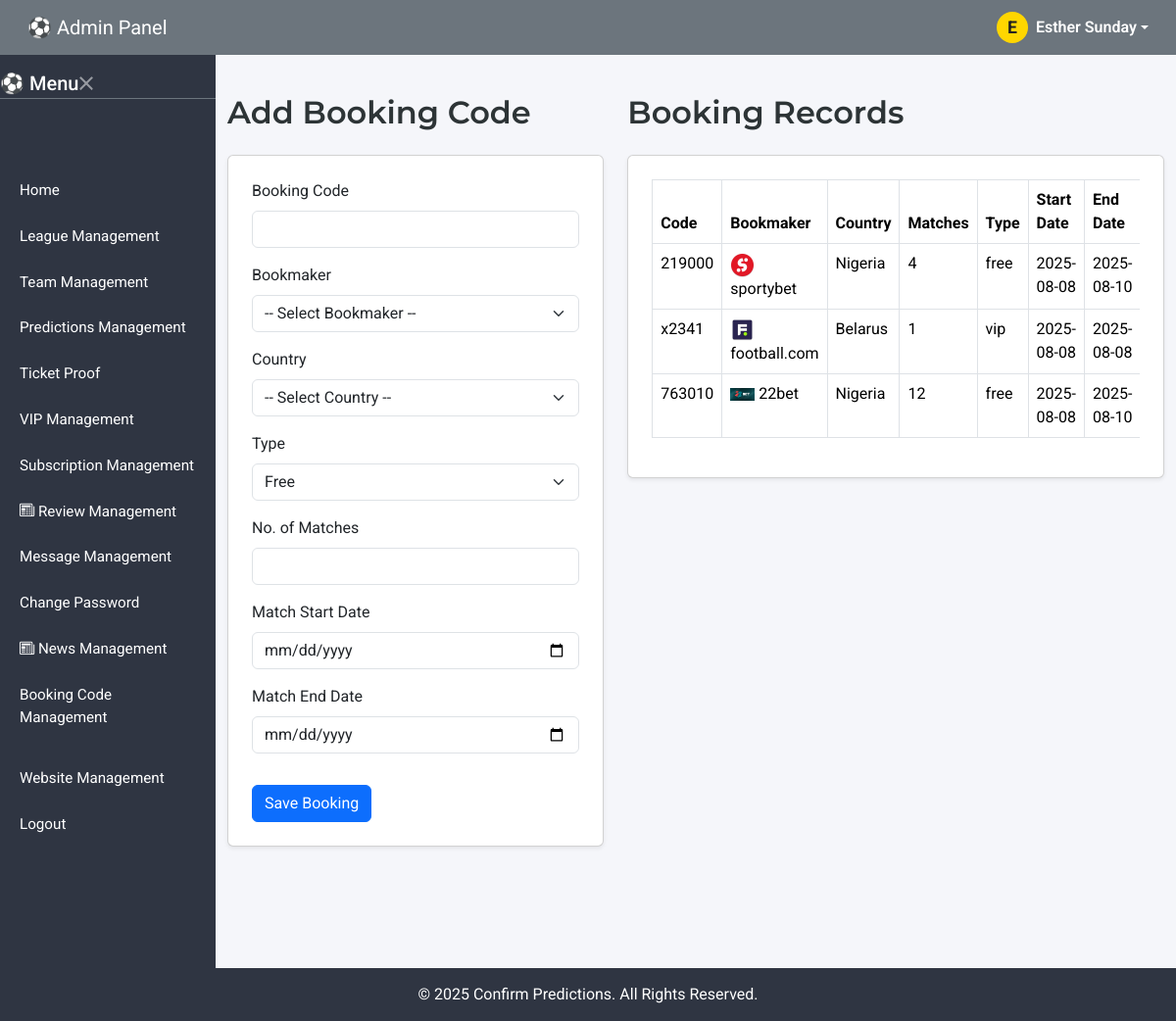
The page /Admin/add-booking.php (signed in) on the database its author committed.
### tables this page shows
CREATE TABLE `users` (
  `id` int(11) NOT NULL,
  `full_name` varchar(100) DEFAULT NULL,
  `email` varchar(100) NOT NULL,
  `phone` varchar(20) DEFAULT NULL,
  `password_hash` varchar(255) NOT NULL,
  `role` enum('admin','vip') DEFAULT 'vip',
  `status` enum('active','inactive','banned') DEFAULT 'active',
  `image` text DEFAULT 'uploadImage/Profile/default.png',
  `country` varchar(20) DEFAULT NULL,
  `wallet_balance` decimal(10,0) NOT NULL,
  `created_at` timestamp NOT NULL DEFAULT current_timestamp()
);

CREATE TABLE `bookings` (
  `id` int(4) NOT NULL,
  `type` varchar(5) NOT NULL,
  `code` varchar(15) NOT NULL,
  `bookmaker` varchar(25) NOT NULL,
  `country` varchar(25) NOT NULL,
  `no_matches` int(3) NOT NULL,
  `match_start_date` varchar(11) NOT NULL,
  `match_end_date` varchar(11) NOT NULL,
  `created_at` timestamp NOT NULL DEFAULT current_timestamp() ON UPDATE current_timestamp()
);

CREATE TABLE `website_settings` (
  `id` int(11) NOT NULL,
  `site_name` varchar(100) DEFAULT NULL,
  `site_email` varchar(100) DEFAULT NULL,
  `logo` varchar(255) DEFAULT NULL,
  `site_url` varchar(255) DEFAULT NULL,
  `whatsapp_phone` varchar(20) DEFAULT NULL,
  `address` text NOT NULL,
  `phone1` varchar(15) NOT NULL,
  `phone2` varchar(15) NOT NULL,
  `updated_at` timestamp NOT NULL DEFAULT current_timestamp() ON UPDATE current_timestamp(),
  `paystack_secret_key` text NOT NULL,
  `paystack_public_key` text NOT NULL
);

### inc/config.php (called while the page is built, shortened)
<?php
include('../database/connect.php');
$user_id = $_SESSION["user_id"];
$stmt = $dbh->query("SELECT * FROM users where id='$user_id'");
$row_user = $stmt->fetch();
$stmt = $dbh->query("SELECT * FROM website_settings");
$row_website = $stmt->fetch();
$app_name= $row_website['site_name'] ;
?>

### Admin/add-booking.php (the view, shortened to what this page needs)
<?php
include('../inc/config.php');
$bookmakers = [
    '1x bet' => 'images/1xbet-logo.png',
    '22bet' => 'images/22xbet-logo.jfif',
    'bet9ja' => 'images/bet9ja-logo.png',
    'betking' => 'images/betking-logo.jfif',
    'football.com' => 'images/football.com-logo.jfif',
    'paripesa' => 'images/paripesa-logo.jfif',
    'sportybet' => 'images/sportybet-logo.jfif'
];
$bookings = $dbh->query("SELECT * FROM bookings ORDER BY id DESC")->fetchAll(PDO::FETCH_ASSOC);
?>
<!DOCTYPE html>
<html lang="en">
<head>
  <?php include 'partials/head.php'; ?>
</head>
<body>
<nav class="navbar navbar-expand-lg navbar-dark px-3 fixed-top">
  <?php include 'partials/nav.php'; ?>
</nav>
<div class="d-none d-lg-block sidebar desktop-sidebar">
  <?php include 'partials/desktop-sidebar.php'; ?>
</div>
<main class="pt-5 mt-4 mb-5">
  <div class="container mt-4">
    <div class="row">
      <div class="col-md-5">
        <h2 class="mb-4">Add Booking Code</h2>
        <div class="card shadow-sm p-4">
          <form method="POST">
            <div class="mb-3">
              <label class="form-label">Booking Code</label>
              <input type="text" name="code" class="form-control" required>
            </div>
            <div class="mb-3">
              <label class="form-label">Bookmaker</label>
              <select name="bookmaker" class="form-select" required>
                <option value="">-- Select Bookmaker --</option>
              </select>
            </div>
            <div class="mb-3">
              <label class="form-label">Country</label>
              <select name="country" class="form-select" required>
                <option value="">-- Select Country --</option>
              </select>
            </div>
            <div class="mb-3">
              <label class="form-label">Type</label>
              <select name="type" class="form-select" required>
                <option value="free">Free</option>
              </select>
            </div>
            <div class="mb-3">
              <label class="form-label">No. of Matches</label>
              <input type="number" name="no_matches" class="form-control" min="1" required>
            </div>
            <div class="mb-3">
              <label class="form-label">Match Start Date</label>
              <input type="date" name="match_start_date" class="form-control" required>
            </div>
            <div class="mb-3">
              <label class="form-label">Match End Date</label>
              <input type="date" name="match_end_date" class="form-control" required>
            </div>
            <button type="submit" class="btn btn-primary mt-3">Save Booking</button>
          </form>
        </div>
      </div>
      <div class="col-md-7">
        <h2 class="mb-4">Booking Records</h2>
        <div class="card shadow-sm p-4">
          <div class="table-responsive">
            <table class="table table-bordered">
              <thead>
                <tr>
                  <th>Code</th>
                  <th>Bookmaker</th>
                  <th>Country</th>
                  <th>Matches</th>
                  <th>Type</th>
                  <th>Start Date</th>
                  <th>End Date</th>
                </tr>
              </thead>
              <tbody>
                <?php foreach ($bookings as $booking): ?>
                  <tr>
                    <td><?= htmlspecialchars($booking['code']) ?></td>
                    <td>
                      <img src="../<?= $bookmakers[$booking['bookmaker']] ?? 'default.png' ?>" alt="logo" width="25">
                      <?= htmlspecialchars($booking['bookmaker']) ?>
                    </td>
                    <td><?= htmlspecialchars($booking['country']) ?></td>
                    <td><?= $booking['no_matches'] ?></td>
                    <td><?= htmlspecialchars($booking['type']) ?></td>
                    <td><?= htmlspecialchars($booking['match_start_date']) ?></td>
                    <td><?= htmlspecialchars($booking['match_end_date']) ?></td>
                  </tr>
                <?php endforeach; ?>
              </tbody>
            </table>
          </div>
        </div>
      </div>
    </div>
  </div>
</main>
<p>&nbsp;</p>
<footer>
  <div class="container">
    <?php include '../vip/partials/footer.php'; ?>
  </div>
</footer>
</body>
</html>

### Admin/partials/nav.php (shortened to what this page needs)
<div class="container-fluid">
    <a class="navbar-brand" href="#">⚽ Admin Panel</a>
    <div class="d-flex align-items-center gap-3 ms-auto">
     <div class="d-flex align-items-center ms-auto gap-3">
      <div class="dropdown">
        <a href="#" class="d-flex align-items-center text-white text-decoration-none dropdown-toggle" data-bs-toggle="dropdown">
          <div id="admin-avatar" style="background: #FFD600; color: #222; width: 32px; height: 32px; border-radius: 50%; display: flex; align-items: center; justify-content: center; font-weight: bold;">
        <?php
        $fullName = $row_user['full_name'];
        $initials = '';
        $parts = explode(' ', trim($fullName));
        if (count($parts) > 0 && strlen($parts[0]) > 0) {
          $initials = strtoupper($parts[0][0]);
        }
        echo htmlspecialchars($initials);
        ?>
          </div>
          <span class="ms-2 fw-semibold"><?php echo htmlspecialchars($row_user['full_name']); ?></span>
        </a>
      </div>
    </div>
    </div>
  </div>

### vip/partials/footer.php
&copy; <script>document.write(new Date().getFullYear());</script> <?php echo $app_name;?>. All Rights Reserved.

### Admin/assets/css/style.css (style rules this page uses)
:root { --main-grey: #6c757d; --dark-grey: #343a40; --light-grey: #e9ecef; --card-bg: #ffffff; --info-blue: #0dcaf0; --warning-yellow: #ffc107; --danger-red: #dc3545; }
body { font-family: 'Segoe UI', sans-serif; background-color: #f4f6f9; color: #333; }
.sidebar { background-color: var(--dark-grey); color: #fff; height: 100vh; padding-top: 70px; }
.navbar { background-color: var(--main-grey); z-index: 1050; }
footer { background-color: var(--dark-grey); color: white; text-align: center; padding: 15px 0; position: fixed; bottom: 0; width: 100%; z-index: 999; }
@media (min-width: 992px) { .desktop-sidebar { position: fixed; top: 0; bottom: 0; left: 0; width: 220px; z-index: 1030; } }
@media (min-width: 992px) { main { margin-left: 220px; } }

### Admin/assets/css/main-style.css (style rules this page uses)
:root { --main-grey: #6c757d; --dark-grey: #2f3542; --light-grey: #f1f2f6; --card-bg: #ffffff; --blue-gradient: linear-gradient(135deg, #74ebd5, #9face6); --yellow-gradient: linear-gradient(135deg, #f6d365, #fda085); --red-gradient: linear-gradient(135deg, #f5576c, #f093fb); }
body { font-family: 'Roboto', sans-serif; background-color: #f5f6fa; color: #2d3436; }
h2, h4 { font-family: 'Montserrat', sans-serif; font-weight: 600; }
.navbar { background-color: var(--main-grey); z-index: 1050; }
.navbar .nav-link, .navbar .navbar-brand { color: white !important; }
.sidebar { background-color: var(--dark-grey); color: #fff; height: 100vh; padding-top: 70px; }
#admin-avatar { background-color: #ffc107; width: 40px; height: 40px; display: flex; align-items: center; justify-content: center; color: white; font-weight: bold; border-radius: 50%; font-size: 1.1rem; }
footer { background-color: var(--dark-grey); color: white; text-align: center; padding: 15px 0; position: fixed; bottom: 0; width: 100%; z-index: 999; }
@media (min-width: 992px) { .desktop-sidebar { position: fixed; top: 0; bottom: 0; left: 0; width: 220px; z-index: 1030; } }
@media (min-width: 992px) { main { margin-left: 220px; } }

### rows shown on the page
users: full_name "E", full_name "Esther Sunday"
bookings: code "219000", bookmaker (picture), bookmaker "sportybet", country "Nigeria", no_matches "4", type "free", match_start_date "2025-08-08", match_end_date "2025-08-10"
bookings: code "x2341", bookmaker (picture), bookmaker "football.com", country "Belarus", no_matches "1", type "vip", match_start_date "2025-08-08", match_end_date "2025-08-08"
bookings: code "763010", shows a picture, bookmaker "22bet", country "Nigeria", no_matches "12", type "free", match_start_date "2025-08-08", match_end_date "2025-08-10"
website_settings: site_name "Confirm Predictions"
